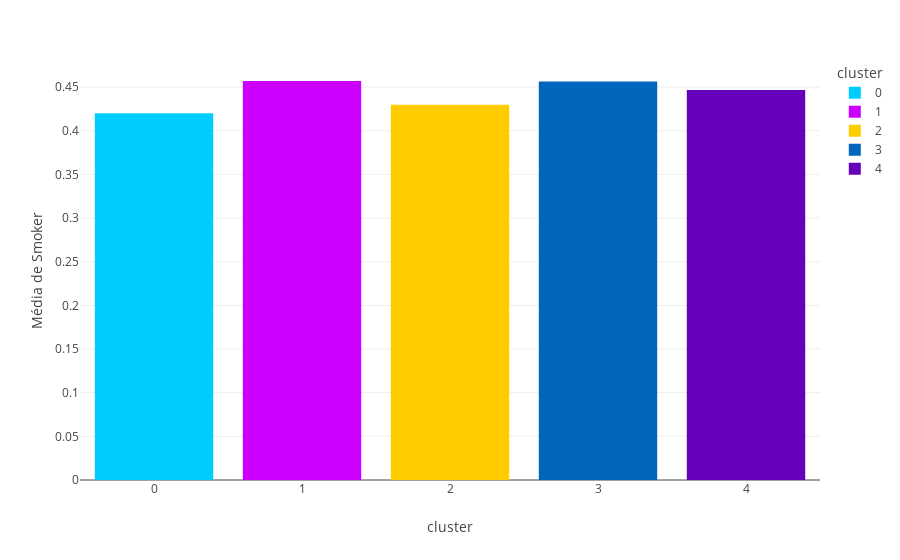
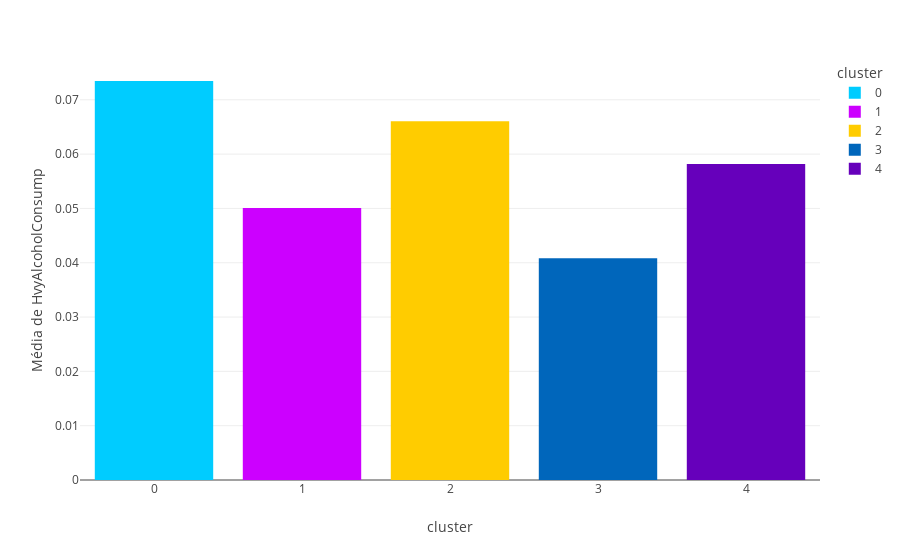
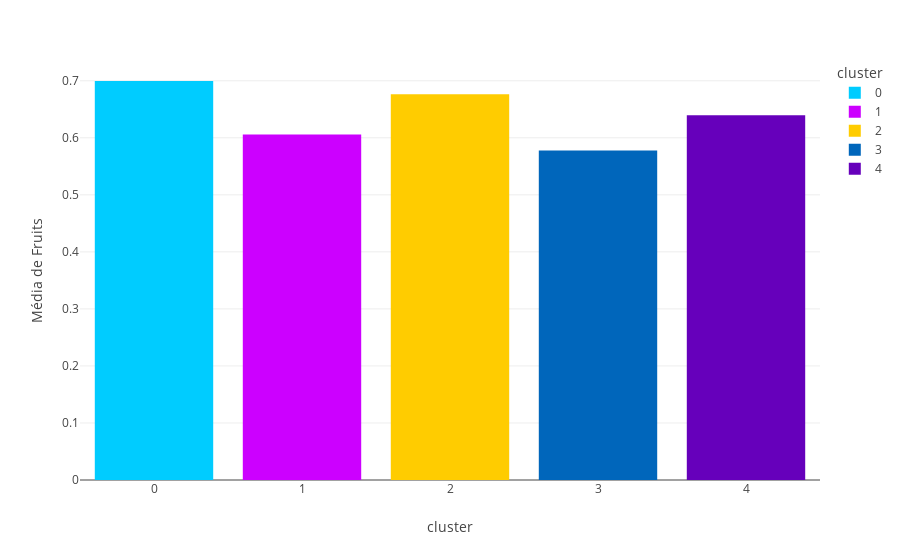
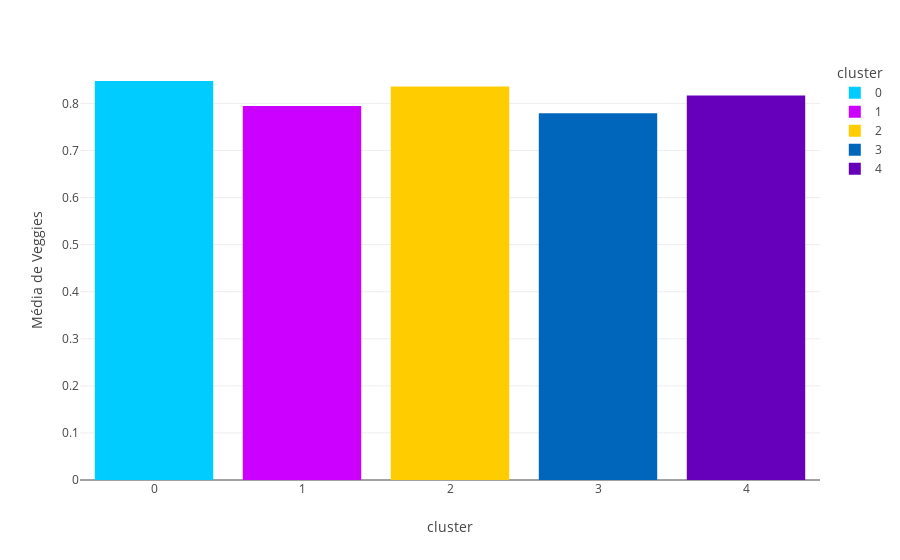

Notebook cell for these charts, in order:
### Markdown cell above
### Resultados com K-means

### Code cell
df_kmeans = df.copy()
df_kmeans['cluster'] = clusterize_kmeans(df_kmeans)
plot_cluster_kmeans(df_kmeans, 'cluster', 'Clusters')

### Figure 1 — Plotly figure (JSON) as saved in the notebook; plotly's stock layout.template omitted (floating-point values rounded to 4 significant figures)
{"data": [{"alignmentgroup": "True", "hovertemplate": "cluster=%{x}<br>Média de Smoker=%{y}<extra></extra>", "legendgroup": "0", "marker": {"color": "#00ccff", "pattern": {"shape": ""}}, "name": "0", "offsetgroup": "0", "orientation": "v", "showlegend": true, "textposition": "auto", "type": "bar", "x": ["0"], "xaxis": "x", "y": [0.4199], "yaxis": "y"}, {"alignmentgroup": "True", "hovertemplate": "cluster=%{x}<br>Média de Smoker=%{y}<extra></extra>", "legendgroup": "1", "marker": {"color": "#cc00ff", "pattern": {"shape": ""}}, "name": "1", "offsetgroup": "1", "orientation": "v", "showlegend": true, "textposition": "auto", "type": "bar", "x": ["1"], "xaxis": "x", "y": [0.4569], "yaxis": "y"}, {"alignmentgroup": "True", "hovertemplate": "cluster=%{x}<br>Média de Smoker=%{y}<extra></extra>", "legendgroup": "2", "marker": {"color": "#ffcc00", "pattern": {"shape": ""}}, "name": "2", "offsetgroup": "2", "orientation": "v", "showlegend": true, "textposition": "auto", "type": "bar", "x": ["2"], "xaxis": "x", "y": [0.4298], "yaxis": "y"}, {"alignmentgroup": "True", "hovertemplate": "cluster=%{x}<br>Média de Smoker=%{y}<extra></extra>", "legendgroup": "3", "marker": {"color": "#0066bb", "pattern": {"shape": ""}}, "name": "3", "offsetgroup": "3", "orientation": "v", "showlegend": true, "textposition": "auto", "type": "bar", "x": ["3"], "xaxis": "x", "y": [0.4565], "yaxis": "y"}, {"alignmentgroup": "True", "hovertemplate": "cluster=%{x}<br>Média de Smoker=%{y}<extra></extra>", "legendgroup": "4", "marker": {"color": "#6600bb", "pattern": {"shape": ""}}, "name": "4", "offsetgroup": "4", "orientation": "v", "showlegend": true, "textposition": "auto", "type": "bar", "x": ["4"], "xaxis": "x", "y": [0.4468], "yaxis": "y"}], "layout": {"barmode": "relative", "legend": {"title": {"text": "cluster"}, "tracegroupgap": 0}, "margin": {"t": 60}, "xaxis": {"anchor": "y", "categoryarray": ["0", "1", "2", "3", "4"], "categoryorder": "array", "domain": [0, 1], "title": {"text": "cluster"}}, "yaxis": {"anchor": "x", "domain": [0, 1], "title": {"text": "Média de Smoker"}}}}

### Figure 2 — Plotly figure (JSON) as saved in the notebook; plotly's stock layout.template omitted (floating-point values rounded to 4 significant figures)
{"data": [{"alignmentgroup": "True", "hovertemplate": "cluster=%{x}<br>Média de HvyAlcoholConsump=%{y}<extra></extra>", "legendgroup": "0", "marker": {"color": "#00ccff", "pattern": {"shape": ""}}, "name": "0", "offsetgroup": "0", "orientation": "v", "showlegend": true, "textposition": "auto", "type": "bar", "x": ["0"], "xaxis": "x", "y": [0.07346], "yaxis": "y"}, {"alignmentgroup": "True", "hovertemplate": "cluster=%{x}<br>Média de HvyAlcoholConsump=%{y}<extra></extra>", "legendgroup": "1", "marker": {"color": "#cc00ff", "pattern": {"shape": ""}}, "name": "1", "offsetgroup": "1", "orientation": "v", "showlegend": true, "textposition": "auto", "type": "bar", "x": ["1"], "xaxis": "x", "y": [0.05008], "yaxis": "y"}, {"alignmentgroup": "True", "hovertemplate": "cluster=%{x}<br>Média de HvyAlcoholConsump=%{y}<extra></extra>", "legendgroup": "2", "marker": {"color": "#ffcc00", "pattern": {"shape": ""}}, "name": "2", "offsetgroup": "2", "orientation": "v", "showlegend": true, "textposition": "auto", "type": "bar", "x": ["2"], "xaxis": "x", "y": [0.06605], "yaxis": "y"}, {"alignmentgroup": "True", "hovertemplate": "cluster=%{x}<br>Média de HvyAlcoholConsump=%{y}<extra></extra>", "legendgroup": "3", "marker": {"color": "#0066bb", "pattern": {"shape": ""}}, "name": "3", "offsetgroup": "3", "orientation": "v", "showlegend": true, "textposition": "auto", "type": "bar", "x": ["3"], "xaxis": "x", "y": [0.04085], "yaxis": "y"}, {"alignmentgroup": "True", "hovertemplate": "cluster=%{x}<br>Média de HvyAlcoholConsump=%{y}<extra></extra>", "legendgroup": "4", "marker": {"color": "#6600bb", "pattern": {"shape": ""}}, "name": "4", "offsetgroup": "4", "orientation": "v", "showlegend": true, "textposition": "auto", "type": "bar", "x": ["4"], "xaxis": "x", "y": [0.05819], "yaxis": "y"}], "layout": {"barmode": "relative", "legend": {"title": {"text": "cluster"}, "tracegroupgap": 0}, "margin": {"t": 60}, "xaxis": {"anchor": "y", "categoryarray": ["0", "1", "2", "3", "4"], "categoryorder": "array", "domain": [0, 1], "title": {"text": "cluster"}}, "yaxis": {"anchor": "x", "domain": [0, 1], "title": {"text": "Média de HvyAlcoholConsump"}}}}

### Figure 3 — Plotly figure (JSON) as saved in the notebook; plotly's stock layout.template omitted (floating-point values rounded to 4 significant figures)
{"data": [{"alignmentgroup": "True", "hovertemplate": "cluster=%{x}<br>Média de Fruits=%{y}<extra></extra>", "legendgroup": "0", "marker": {"color": "#00ccff", "pattern": {"shape": ""}}, "name": "0", "offsetgroup": "0", "orientation": "v", "showlegend": true, "textposition": "auto", "type": "bar", "x": ["0"], "xaxis": "x", "y": [0.6996], "yaxis": "y"}, {"alignmentgroup": "True", "hovertemplate": "cluster=%{x}<br>Média de Fruits=%{y}<extra></extra>", "legendgroup": "1", "marker": {"color": "#cc00ff", "pattern": {"shape": ""}}, "name": "1", "offsetgroup": "1", "orientation": "v", "showlegend": true, "textposition": "auto", "type": "bar", "x": ["1"], "xaxis": "x", "y": [0.6059], "yaxis": "y"}, {"alignmentgroup": "True", "hovertemplate": "cluster=%{x}<br>Média de Fruits=%{y}<extra></extra>", "legendgroup": "2", "marker": {"color": "#ffcc00", "pattern": {"shape": ""}}, "name": "2", "offsetgroup": "2", "orientation": "v", "showlegend": true, "textposition": "auto", "type": "bar", "x": ["2"], "xaxis": "x", "y": [0.6765], "yaxis": "y"}, {"alignmentgroup": "True", "hovertemplate": "cluster=%{x}<br>Média de Fruits=%{y}<extra></extra>", "legendgroup": "3", "marker": {"color": "#0066bb", "pattern": {"shape": ""}}, "name": "3", "offsetgroup": "3", "orientation": "v", "showlegend": true, "textposition": "auto", "type": "bar", "x": ["3"], "xaxis": "x", "y": [0.5777], "yaxis": "y"}, {"alignmentgroup": "True", "hovertemplate": "cluster=%{x}<br>Média de Fruits=%{y}<extra></extra>", "legendgroup": "4", "marker": {"color": "#6600bb", "pattern": {"shape": ""}}, "name": "4", "offsetgroup": "4", "orientation": "v", "showlegend": true, "textposition": "auto", "type": "bar", "x": ["4"], "xaxis": "x", "y": [0.6397], "yaxis": "y"}], "layout": {"barmode": "relative", "legend": {"title": {"text": "cluster"}, "tracegroupgap": 0}, "margin": {"t": 60}, "xaxis": {"anchor": "y", "categoryarray": ["0", "1", "2", "3", "4"], "categoryorder": "array", "domain": [0, 1], "title": {"text": "cluster"}}, "yaxis": {"anchor": "x", "domain": [0, 1], "title": {"text": "Média de Fruits"}}}}

### Figure 4 — Plotly figure (JSON) as saved in the notebook; plotly's stock layout.template omitted (floating-point values rounded to 4 significant figures)
{"data": [{"alignmentgroup": "True", "hovertemplate": "cluster=%{x}<br>Média de Veggies=%{y}<extra></extra>", "legendgroup": "0", "marker": {"color": "#00ccff", "pattern": {"shape": ""}}, "name": "0", "offsetgroup": "0", "orientation": "v", "showlegend": true, "textposition": "auto", "type": "bar", "x": ["0"], "xaxis": "x", "y": [0.8477], "yaxis": "y"}, {"alignmentgroup": "True", "hovertemplate": "cluster=%{x}<br>Média de Veggies=%{y}<extra></extra>", "legendgroup": "1", "marker": {"color": "#cc00ff", "pattern": {"shape": ""}}, "name": "1", "offsetgroup": "1", "orientation": "v", "showlegend": true, "textposition": "auto", "type": "bar", "x": ["1"], "xaxis": "x", "y": [0.7946], "yaxis": "y"}, {"alignmentgroup": "True", "hovertemplate": "cluster=%{x}<br>Média de Veggies=%{y}<extra></extra>", "legendgroup": "2", "marker": {"color": "#ffcc00", "pattern": {"shape": ""}}, "name": "2", "offsetgroup": "2", "orientation": "v", "showlegend": true, "textposition": "auto", "type": "bar", "x": ["2"], "xaxis": "x", "y": [0.8357], "yaxis": "y"}, {"alignmentgroup": "True", "hovertemplate": "cluster=%{x}<br>Média de Veggies=%{y}<extra></extra>", "legendgroup": "3", "marker": {"color": "#0066bb", "pattern": {"shape": ""}}, "name": "3", "offsetgroup": "3", "orientation": "v", "showlegend": true, "textposition": "auto", "type": "bar", "x": ["3"], "xaxis": "x", "y": [0.7792], "yaxis": "y"}, {"alignmentgroup": "True", "hovertemplate": "cluster=%{x}<br>Média de Veggies=%{y}<extra></extra>", "legendgroup": "4", "marker": {"color": "#6600bb", "pattern": {"shape": ""}}, "name": "4", "offsetgroup": "4", "orientation": "v", "showlegend": true, "textposition": "auto", "type": "bar", "x": ["4"], "xaxis": "x", "y": [0.8171], "yaxis": "y"}], "layout": {"barmode": "relative", "legend": {"title": {"text": "cluster"}, "tracegroupgap": 0}, "margin": {"t": 60}, "xaxis": {"anchor": "y", "categoryarray": ["0", "1", "2", "3", "4"], "categoryorder": "array", "domain": [0, 1], "title": {"text": "cluster"}}, "yaxis": {"anchor": "x", "domain": [0, 1], "title": {"text": "Média de Veggies"}}}}
